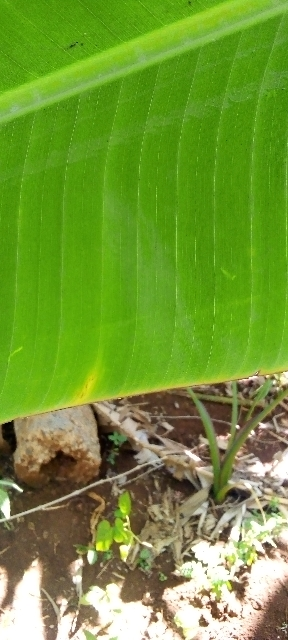
#> input picture dataset/training/healthy_leaves/Image_313.jpg, 288 x 640 px, found by its file name; its folder holds 4 pictures in this run
$ python image_modifier.py
#> lines starting #> are read from the running program, lines starting #| are printed output that depends on the picture
from PIL import Image, ImageOps
import os

input_folder = r"D:\Proyectos\Universidad\proyecto_platanal\dataset\training\healthy_leaves"
output_folder = r"C:\Users\USUARIO\Desktop\resized\healthy"
target_size = (256, 256)

os.makedirs(output_folder, exist_ok=True)

for filename in os.listdir(input_folder):
    if filename.endswith((".jpg", ".jpeg")):
        img = Image.open(os.path.join(input_folder, filename))
#> img is the input picture: PIL image 288x640 RGB; mean R, G, B 114.6, 152.4, 54.4
        img = ImageOps.pad(img, target_size, color=(127, 127, 127))
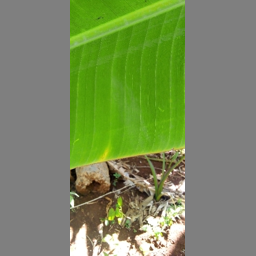
#> img: PIL image 256x256 RGB; mean R, G, B 121.4, 138.4, 94.4
        img.save(os.path.join(output_folder, filename))
#> pass 2 of the loop `for filename in os.listdir(input_folder):`:
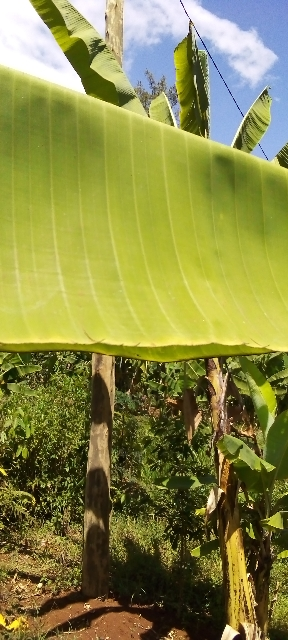
#> input picture dataset/training/healthy_leaves/Image_413.jpg, 288 x 640 px, found by its file name
#> img is the input picture: PIL image 288x640 RGB; mean R, G, B 135.8, 135.7, 70.9
#> `img = ImageOps.pad(img, target_size, color=(127, 127, 127))`:
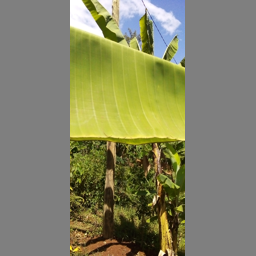
#> img: PIL image 256x256 RGB; mean R, G, B 131, 130.9, 101.8
#> pass 3 of the loop `for filename in os.listdir(input_folder):`:
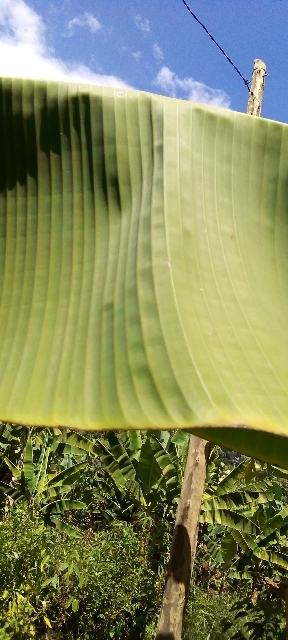
#> input picture dataset/training/healthy_leaves/Image_416.jpg, 288 x 640 px, found by its file name
#> img is the input picture: PIL image 288x640 RGB; mean R, G, B 129.7, 136.3, 92.8
#> `img = ImageOps.pad(img, target_size, color=(127, 127, 127))`:
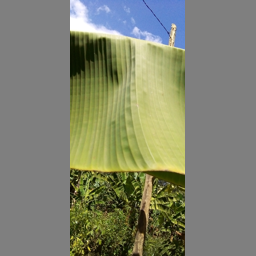
#> img: PIL image 256x256 RGB; mean R, G, B 128.2, 131.2, 111.7
#> the loop made 4 passes; the first 3 are shown

print("Padding aplicado correctamente.")
